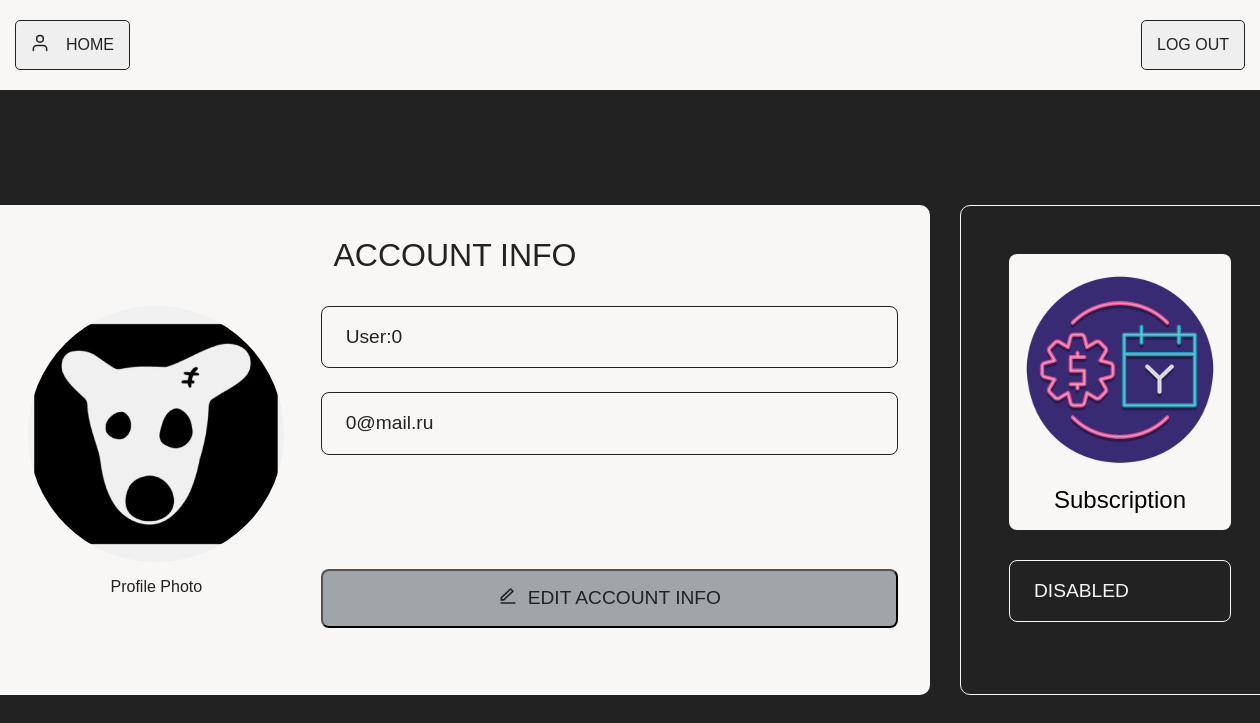
The page /account (signed in) on the database its author committed.
### project1/models.py (models this page shows, shortened)
class BaseUser(UserMixin):
    def get_role(self):
        return self.__class__.__name__.lower()

class User(BaseUser, db.Model):
    __tablename__ = 'User'
    id = db.Column(db.Integer, primary_key=True)
    username = db.Column(db.String(20), unique=True, nullable=False)
    email = db.Column(db.String(120), unique=True, nullable=False)
    password_hash = db.Column(db.String(100), nullable=False)
    image_file = db.Column(db.String(20), nullable=False, default='default.jpg')
    date_started = db.Column(db.DateTime)
    date_end = db.Column(db.DateTime)
    lasts = db.Column(db.Integer, default = 5)
    is_blocked = db.Column(db.Boolean(), nullable=False, default=False)
    def is_active(self):
        return self.date_end != None

### project1/routes/common.py (the view)
@common_bp.route("/account", methods=["GET", "POST"])
@login_required
def account():
    image_file = url_for(
        'static', filename='profile_pics/' + current_user.image_file)
    return render_template("personal_account.html", title='Account', image_file=image_file)

### project1/models.py (called while the page is built)
@login_manager.user_loader
def load_user(user_id):
    user_type, _, user_id = user_id.partition(":")
    if user_type == "user":
        return User.query.get(int(user_id))
    elif user_type == "admin":
        return Admin.query.get(int(user_id))
    return None

### project1/templates/personal_account.html (shortened to what this page needs)
{% extends "layout.html"%}
{% block links%}
<div class="shapka-field">
        <div class="user-logo">
            <img src="{{url_for('static', filename='images/user_black.svg')}}" alt="User">
        </div>
        <a href = "{{url_for('common.home')}}"><button type="button" class="auth-button">HOME</button></a>
      </div>
      <a href = "{{url_for('common.logout')}}"><button type="button" class="auth-button s1">LOG OUT</button></a>
    {% endblock links %}
{%block styles%}
    <link rel="stylesheet" href="{{url_for('static', filename='personal_account.css')}}">
{% endblock styles%}
{%block content%}
<div class="content-container">
        <div class="account-container">
            <div class="account-info">ACCOUNT INFO</div>
            <div class="account-content">
                <div class="profile-section">
                    <div class="profile-photo">
                        <img src="{{url_for('static', filename = 'profile_pics/'+current_user.image_file)}}" alt="Profile Photo">
                        <span>Profile Photo</span>
                    </div>
                </div>
                <div class="info-section">
                    <div class="account-label">{{current_user.username}}</div>
                    <div class="account-label">{{current_user.email}}</div>
                    <a href = "{{url_for('common.edit_account_info')}}"><div class="edit-info">
                        <button type="button" class="account-button">
                            <div class="edit-logo">
                                <img src="{{url_for('static', filename='images/edit-line.svg')}}" alt="Edit">
                            </div>
                            EDIT ACCOUNT INFO
                        </button>
                    </a>
                    </div>
                </div>
            </div>
        </div>
        <div class="subscription-container">
            <a href = "{{url_for('sub.subs_shop')}}"><button type="button" class="subscription-button">
                <div class="subscription-img">
                    <img src="./../static/images/subscription.svg" alt="Subscription">
                </div>
                <span class="subscription-text">Subscription</span>
            </button></a>
            <div class="subscription-label">
                {% if current_user.get_role() == 'user' %}
                {% if current_user.is_active() %} ACTIVE: till {{current_user.date_end}}{% else %} DISABLED {%endif%}
                {%else%}
                ACTIVE
                {%endif%}
            </div>
        </div>
    </div>
{% endblock content%}

### project1/static/user.css (style rules this page uses)
:root { --primary-color: #232222; --text-color: #f9f7f5; --border-color: #232222; --button-bg: #f9f7f5; --button-text: #232222; --shapka-bg: #f9f7f5; }
* { box-sizing: border-box; margin: 0; padding: 0; }
body { font-family: 'Montserrat', sans-serif; background-color: var(--primary-color); color: var(--text-color); min-height: 100vh; display: flex; justify-content: center; align-items: center; }
.shapka-field { display: flex; align-items: center; }
.auth-button { padding: 15px 15px 15px 50px; color: var(--button-text); border: 1px solid var(--border-color); border-radius: 5px; font-size: 1rem; font-weight: 500; cursor: pointer; transition: all 0.3s ease; text-align: left; position: relative; }
.user-logo { position: absolute; left: 30px; top: 50%; margin: auto; transform: translateY(-50%); z-index: 1; }
.user-logo img { width: 20px; height: 20px; }
.s1 { padding-left: 15px; margin-left: 0; }

### project1/static/personal_account.css (style rules this page uses)
:root { --primary-color: #232222; --text-color: #f9f7f5; --border-color: #232222; --button-bg: #f9f7f5; --button-text: #232222; --shapka-bg: #f9f7f5; --account-bg: #f9f7f5; }
* { box-sizing: border-box; margin: 0; padding: 0; }
a.text:active, a.text:hover, a { text-decoration: none !important; color: #666; }
body { font-family: 'Montserrat', sans-serif; background-color: var(--primary-color); color: var(--text-color); min-height: 100vh; display: flex; justify-content: center; align-items: center; }
.shapka-field { display: flex; align-items: center; }
.auth-button { padding: 15px 15px 15px 50px; color: var(--button-text); border: 1px solid var(--border-color); border-radius: 5px; font-size: 1rem; font-weight: 500; cursor: pointer; transition: all 0.3s ease; text-align: left; position: relative; }
.s1 { padding-left: 15px; margin-left: 0; }
.content-container { display: flex; justify-content: center; gap: 30px; margin-top: 100px; width: 100%; max-width: 1600px; padding: 0 40px; }
.account-container { background-color: var(--account-bg); border-radius: 10px; padding: 2rem; color: #232222; flex: 2; min-width: 950px; }
.account-info { font-size: 2rem; font-weight: 500; margin-bottom: 2rem; text-align: center; }
.account-content { display: flex; gap: 20px; }
.profile-section { flex: 1; display: flex; flex-direction: column; align-items: center; }
.profile-photo { display: flex; flex-direction: column; align-items: center; margin-bottom: 2rem; }
.profile-photo img { width: 256px; height: 256px; border-radius: 50%; object-fit: cover; margin-bottom: 1rem; }
.info-section { flex: 2; display: flex; flex-direction: column; }
.account-label { border: 1px solid var(--border-color); border-radius: 8px; padding: 1.2rem 1.5rem; margin-bottom: 1.5rem; width: 100%; font-size: 1.2rem; }
.edit-info { margin-top: auto; }
.account-button { padding: 15px 30px; color: #232222; background-color: rgb(73, 84, 96, 0.5); border-radius: 8px; font-size: 1.2rem; font-weight: 500; cursor: pointer; transition: all 0.3s ease; position: relative; width: 100%; max-width: 600px; display: flex; align-items: center; justify-content: center; }
.edit-logo { margin-right: 10px; }
.edit-logo img { width: 20px; height: 20px; }
.subscription-container { border: 1px solid #f9f7f5; border-radius: 10px; padding: 3rem; color: #232222; flex: 1; display: flex; flex-direction: column; gap: 30px; min-width: 320px; }
.subscription-button { background-color: #f9f7f5; border: none; border-radius: 8px; cursor: pointer; display: flex; flex-direction: column; align-items: center; padding: 1rem; width: 100%; transition: all 0.3s ease; }
.subscription-label { border: 1px solid #f9f7f5; color: #f9f7f5; border-radius: 8px; padding: 1.2rem 1.5rem; margin-bottom: 1.5rem; width: 100%; font-size: 1.2rem; }
.subscription-img { display: flex; justify-content: center; align-items: center; margin-bottom: 1rem; }
.subscription-img img { width: 200px; height: 200px; }
.subscription-text { font-size: 1.5rem; font-weight: 500; }

### rows shown on the page
User: image_file (placeholder picture), username "User:0", email "0@mail.ru"
